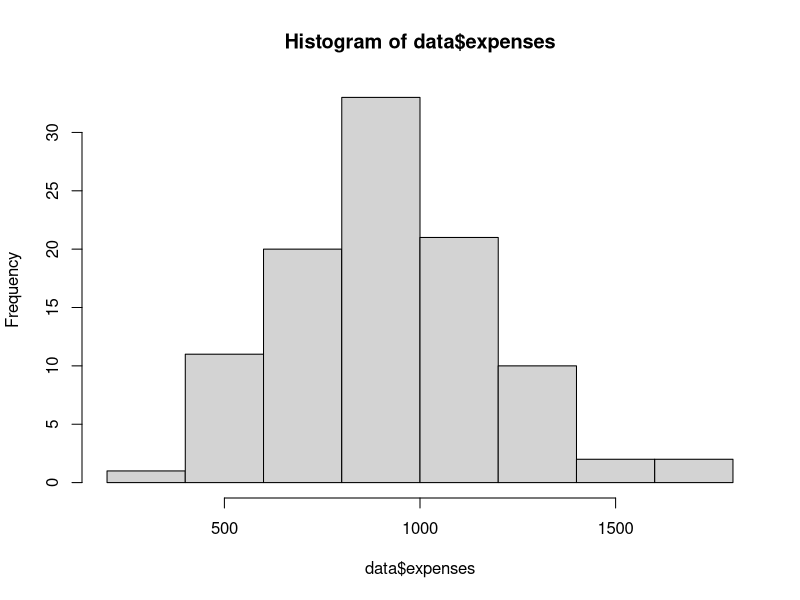
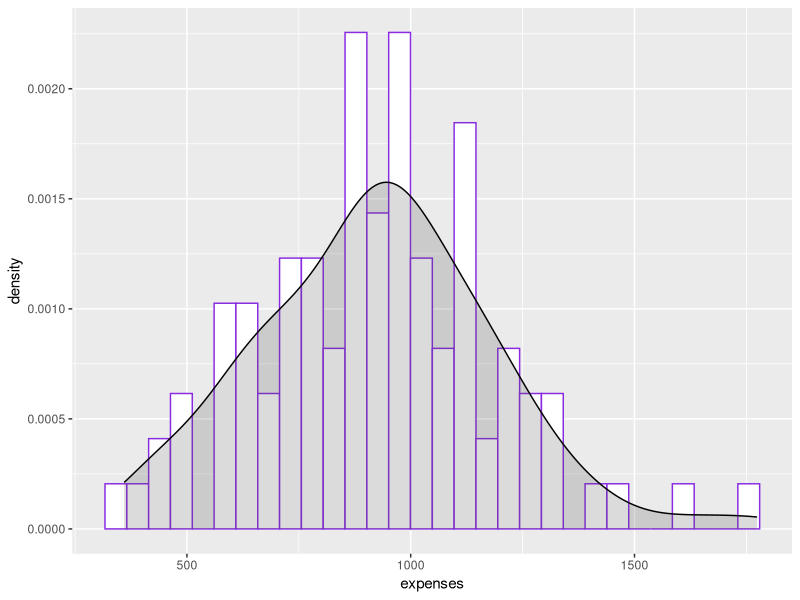
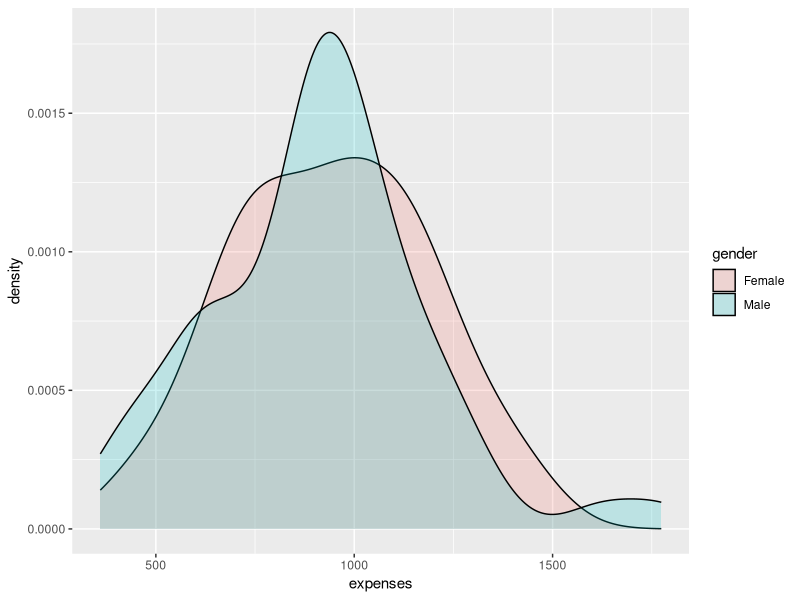

Write the R code that produced these figures, in order.
library(tidyverse)

# simulating a dataset in R
age <- as.integer(runif(n = 100, min = 17, max = 30))
age
# The sample function also has a prob argument that allows you to assign 
# probabilities to your items. 
gender <- sample(c("Male", "Female"), size=100, replace=TRUE, prob=c(0.65,0.35))
gender

# create a sample of 100 numbers which are normally distributed
# rnorm(n, mean, sd)
expenses <- as.integer(rnorm(100, 950, sd=270))
# create a tibble
data <- tibble(age, gender,expenses)
data$expenses
# descriptive stats
summary(data)

# checking the assumption for normality
hist(data$expenses)
# histogram with density plot
ggplot(data, aes(x=expenses)) + 
  geom_histogram(aes(y=..density..), colour="blueviolet", fill="white")+
  geom_density(alpha=.2, fill="grey30") 

# one-sample t-test in R
t.test(data$expenses, mu=850)

# In order to perform a one-tailed test, you need to specify the alternative hypothesis
# greater or less

t.test(data$expenses, mu=850, alternative="greater")

# two-sample t-test
male <- filter(data, gender == "Male")
summary(male)
sd(male$expenses)
var(male$expenses)
female <- data %>% filter(gender == "Female")
summary(female)
sd(female$expenses)
var(female$expenses)

# checking the assumption of normality for both variables
ggplot(data, aes(x=expenses, fill=gender)) + 
  geom_density(alpha = 0.2) 
  
# performing the t-test
# t.test(group1, group2, var.equal=TRUE) 
# By specifying var.equal=TRUE, we tell R to assume 
# that the variances are equal between the two samples.
t.test(male$expenses, female$expenses, var.equal=TRUE) 
